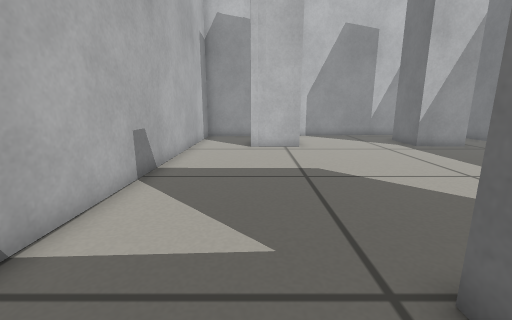
View 1 (above)

13 first-person views from a walk through a world built for the Gazebo simulator. The camera is 0.42 m above the floor, tilts 12° down and sees 90° across. The floor is counted in squares, 0.2 m on a side. Each view is taken from the middle of a square. On the plan, view 1 faces up. The plan holds only what a view shows up to about 16 squares ahead; the rest is blank. The robots in the file are not drawn.

View 2
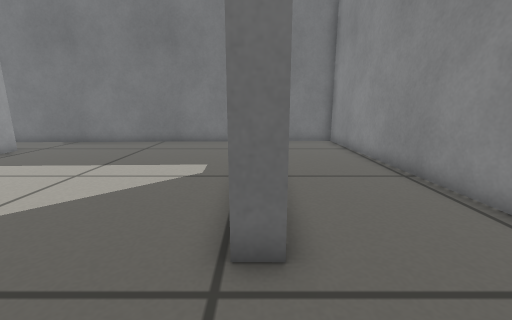

View 3
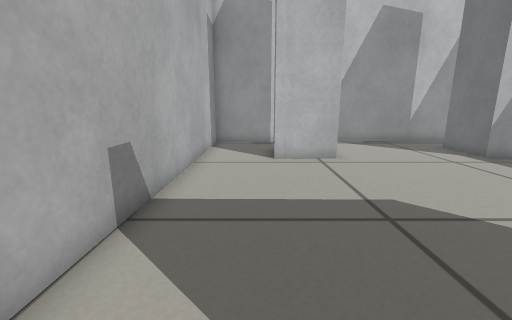

View 4
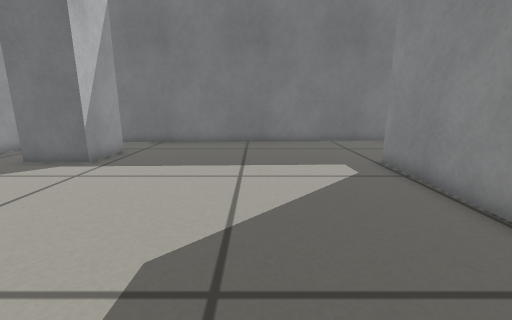

View 5
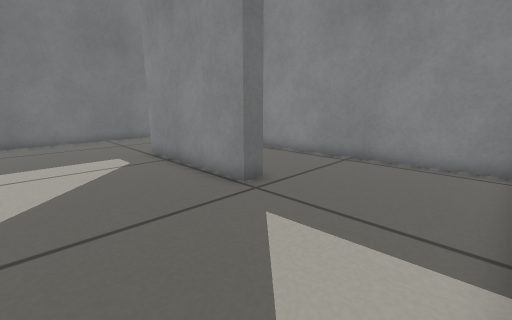

View 6
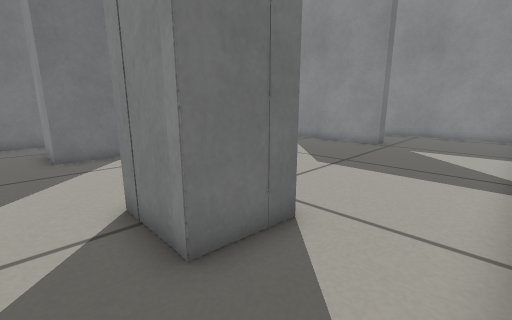

View 7
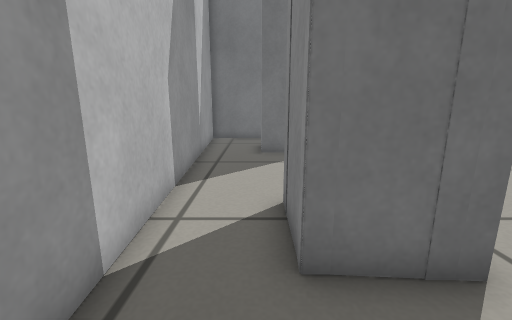

View 8
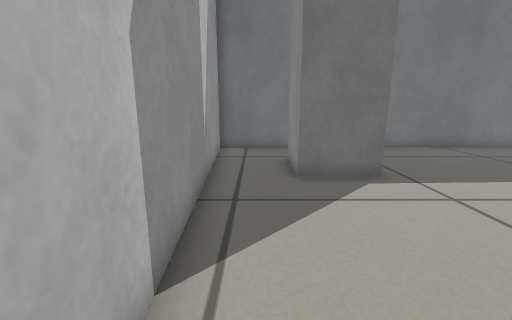

View 9
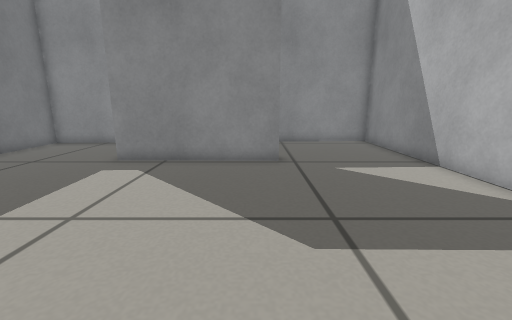

View 10
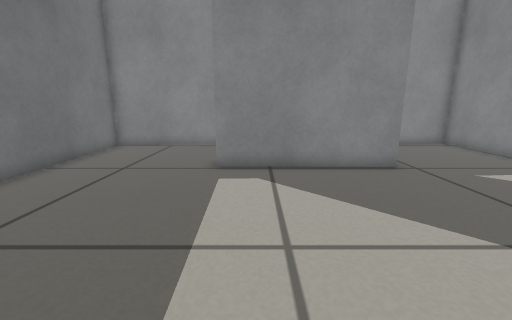

View 11
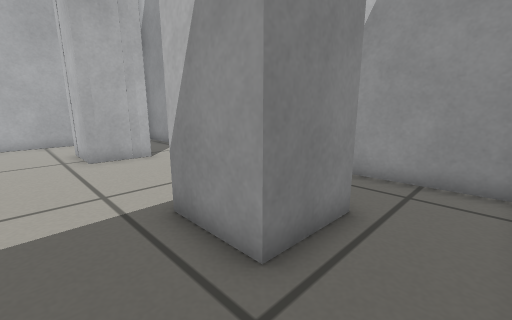

View 12
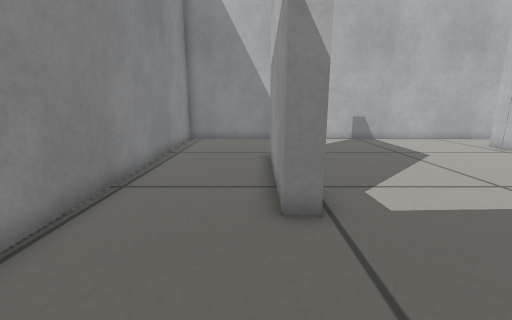

View 13
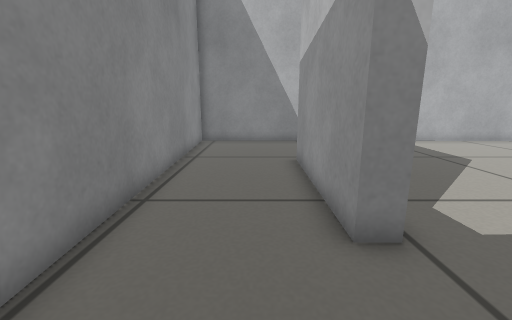

### Floor plan
Points are (right, up) in squares from view 1. A wall is a line through its corners. A room is listed if a view was taken in it or the views show most of it. See-through windows are left out.
Room 1 (views 1, 2, 3, 4, 5, 6, 7, 8, 9, 10, 11, 12, 13)
walls: (2.1, 2.3) (8.4, 2.3) (8.4, 1.5) (2.1, 1.6) (2.1, 2.3); (2.2, 13.2) (-0.3, 13.2) (-0.1, 15.4) (2.4, 15.4) (2.2, 13.2); (8.4, 13.3) (8.4, 15.7) (10.9, 15.7) (10.9, 13.2) (8.4, 13.3); (14.3, -2.5) (13.7, 18.8) (-3.3, 17.7) (-3.6, -3.3) (14.3, -2.5)

Positions as (right, up) in squares from view 1, and headings:
1: (0, 0), facing up
2: (-1, 2), facing right
3: (-1, 3), facing up
4: (-1, 7), facing right
5: (-3, 7), facing down-right
6: (-3, 17), facing down-right
7: (-3, 16), facing right
8: (1, 17), facing right
9: (3, 12), facing down
10: (7, 11), facing down
11: (13, 11), facing up-left
12: (13, 1), facing left
13: (12, 0), facing left
